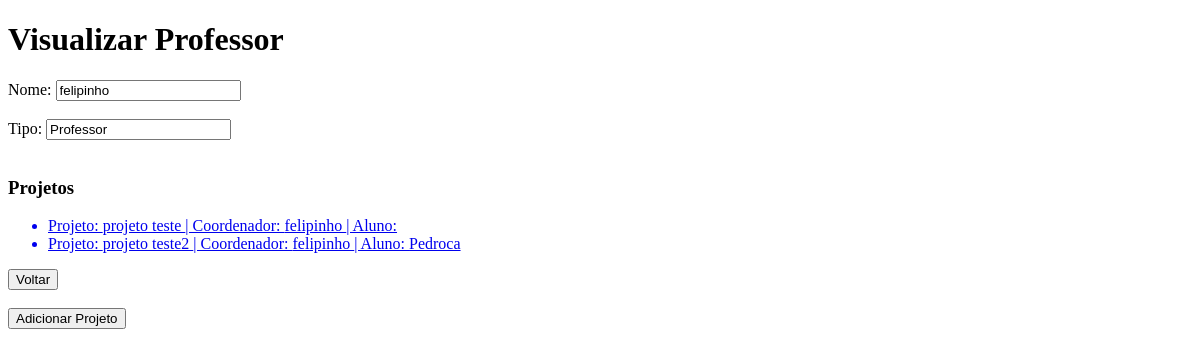
Before: /myapp/visualizar-usuario/1/ with the older database file.
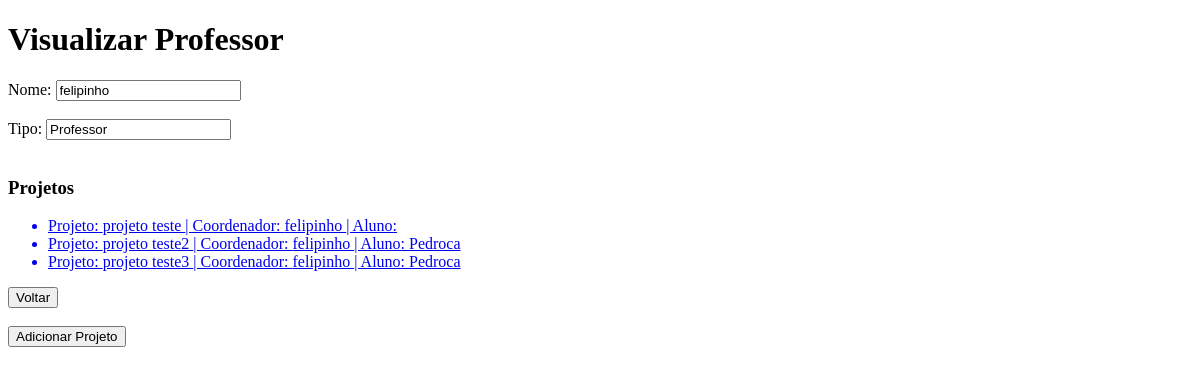
After: the same page with the newer database file.
### myapp/models.py (models this page shows, shortened)
class Projeto(models.Model):
    nome = models.CharField(max_length=100)
    inicio = models.DateField()
    fim = models.DateField()
    situacao = models.CharField(max_length=100)
    coordenador = models.ForeignKey(Professor, on_delete=models.CASCADE)
    atividades = models.ManyToManyField(Atividade)
    relatorios = models.ManyToManyField(Relatorio)
    aluno = models.ForeignKey(Aluno, on_delete=models.CASCADE, null=True, blank=True)

class Pessoa(models.Model):
    cpf = models.CharField(max_length=11)
    nome = models.CharField(max_length=100)

### myapp/views.py (the view)
# urls.py: path('visualizar-usuario/<int:usuario_id>/', views.visualizar_usuario, name='visualizar_usuario'),
def visualizar_usuario(request, usuario_id):
    usuario = Pessoa.objects.filter(id=usuario_id).first()
    is_reitor = Reitor.objects.filter(id=usuario_id).exists()
    is_professor = Professor.objects.filter(id=usuario_id).exists()
    is_aluno = Aluno.objects.filter(id=usuario_id).exists()
    if is_aluno:
        aluno = Aluno.objects.get(id=usuario_id)
        projeto = Projeto.objects.get(aluno=aluno)
        atividades = projeto.atividades.all()
        return render(request, 'visualizar_aluno.html', {'aluno':aluno, 'projeto':projeto, 'atividades':atividades})
    elif is_professor:
        professor = Professor.objects.get(id=usuario_id)
        projetos = Projeto.objects.filter(coordenador=professor)
        return render(request, 'visualizar_usuario.html', {'professor':professor, 'projetos':projetos})
    elif is_reitor:
        reitor = Reitor.objects.get(id=usuario_id)
        projetos = Projeto.objects.all()
        return render(request, 'visualizar_reitor.html', {'reitor':reitor, 'projetos':projetos})

### myapp/templates/visualizar_usuario.html (shortened to what this page needs)
<!DOCTYPE html>
<html>
<head>
</head>
<body>
    <h1>Visualizar Professor</h1>
    <label for="nome">Nome:</label>
    <input type="text" id="nome" name="nome" value="{{ professor.nome }}" readonly><br><br>
    <label for="nome">Tipo:</label>
    <input type="text" id="tipo" name="tipo" value="Professor" readonly><br><br>
    <h3>Projetos</h3>
    <ul>
        {% for projeto in projetos %}
            <a href="/myapp/visualizar-projeto/{{ projeto.id }}/"><li class="list-item">Projeto: {{ projeto.nome }} | Coordenador: {{ projeto.coordenador.nome }}  | Aluno: {{ projeto.aluno.nome }}</li></a>
        {% empty %}
            <li>Nenhuma atividade encontrada.</li>
        {% endfor %}
    </ul>
    <a href="/myapp/listar-usuarios"><input type="button" value="Voltar"></a><br />
    <a href="/myapp/professor/{{ professor.id }}/criar-projeto/"><input type="button" value="Adicionar Projeto"></a>
</body>
</html>

Changed rows visible on the page:
added Projeto: nome "projeto teste3", coordenador.nome "felipinho", aluno.nome "Pedroca"
